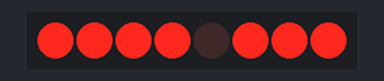
Recording of a sketch running on a simulated ESP8266 (NodeMCU). Shown: 8 shift-register outputs drawn as a row of LEDs (first output left, lit = HIGH). Wiring (inferred from the names in the program): shift register (74HC595): data D2; shift clock D0; latch D1. Wiring (inferred from the signals the program sends): row of LEDs: on Q0, Q1, Q2, Q3, Q4, Q5, Q6, Q7.

Above: at 0.2 s.
At 8.0 s:
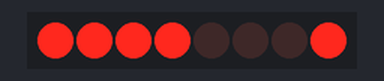
At 10.3 s:
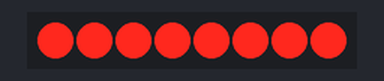
At 12.5 s:
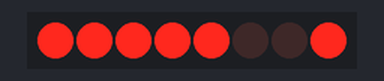
At 13.1 s:
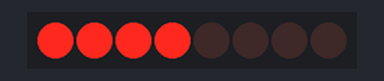
Timing chart, 0 to 17.5 s (numbered marks = the images above):
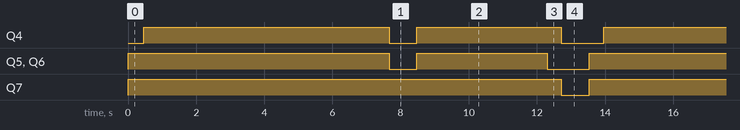

The sketch:

Disp_Team_Slide.ino
```cpp
//Program to display ARDU_PI in sliding manner

#define latchPin D1
#define clockPin D0
#define dataPin D2

byte leds = 240;
//Array to define sequence for column multiplexing
byte countdown[32] = { 7, 10, 7, 0, 15, 10, 5, 0, 15, 9, 6, 0, 14, 1, 14, 0, 1, 1, 1, 0, 15, 10, 4, 0, 9, 15, 9, 0, 0, 0, 0, 0 };
int j = 0;

void setup() {
  pinMode(latchPin, OUTPUT);
  pinMode(dataPin, OUTPUT);
  pinMode(clockPin, OUTPUT);
}

void loop() {
  //Loop through each column
  for (int i = 0; i < 4; i++) {
    leds = leds ^ (1 << (7 - i));
    int c = (j / 200) - i;
    //If previous column is less than 0, then take the corresponding last columns in the array
    if (c < 0)
      c = 32 + c;
    leds = leds | countdown[c];
    updateShiftRegister();
    //Reset leds' status to B11110000
    leds = 240;
    delay(2);
    j = j + 1;
    //If all letters are shown, start from beginning
    if (j / 200 == 32)
      j = 0;
  }
}

//Function to update shift register values
void updateShiftRegister() {
  digitalWrite(latchPin, LOW);
  shiftOut(dataPin, clockPin, LSBFIRST, leds);
  digitalWrite(latchPin, HIGH);
}
```

Measured:
- by itself, Q4: repeats every 13.5 s: LOW 0.82 s, HIGH 4.2 s, LOW 1.2 s, HIGH 7.2 s
- by itself, Q5, Q6: repeats every 13.5 s: LOW 0.82 s, HIGH 3.8 s, LOW 1.2 s, HIGH 7.6 s
- by itself, Q7: alternates HIGH for 12.7 s and LOW for 0.82 s
